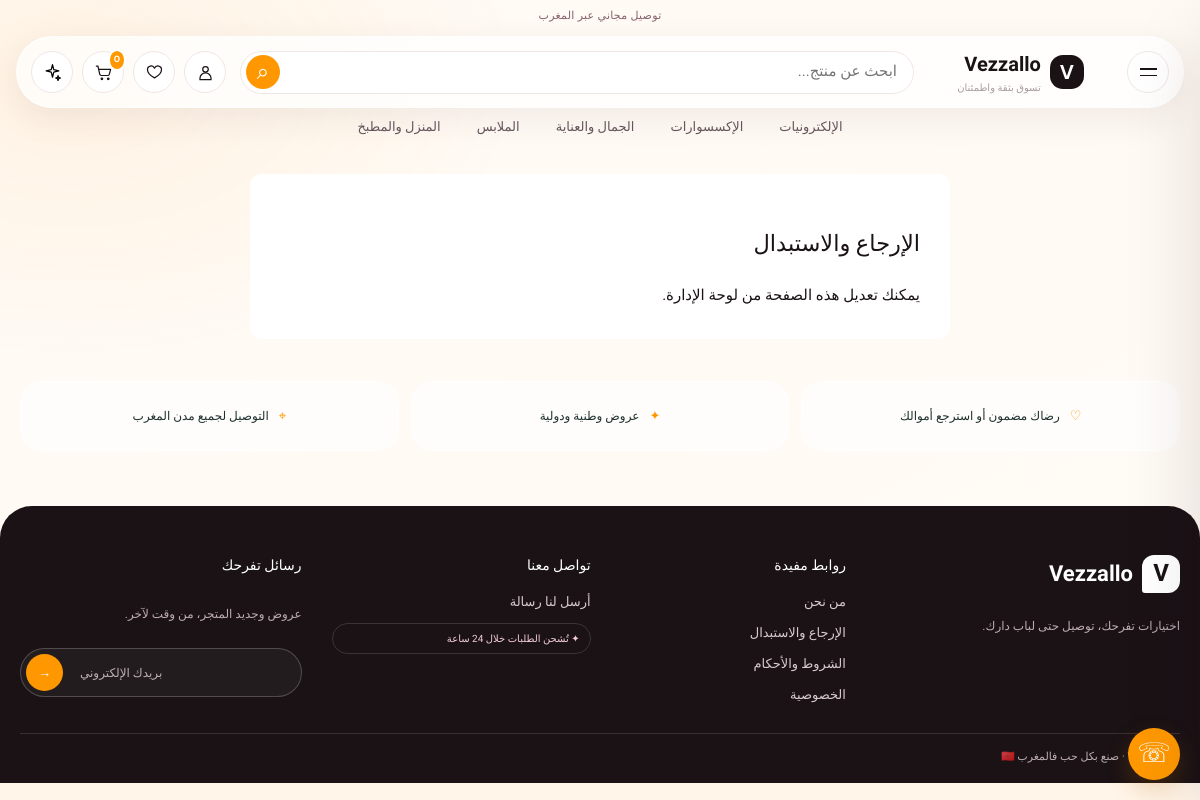
The app's page /p/returns with its own data.
### app.py (models this page shows)
class StoreSetting(db.Model):
    key = db.Column(db.String(100), primary_key=True)
    value = db.Column(db.Text, default="")

class Category(db.Model):
    id = db.Column(db.Integer, primary_key=True)
    name = db.Column(db.String(80), unique=True, nullable=False)
    slug = db.Column(db.String(100), unique=True, nullable=False, default="")
    name_ar = db.Column(db.String(120), nullable=False)
    name_fr = db.Column(db.String(120), default="")
    icon = db.Column(db.String(24), default="✦")
    image_url = db.Column(db.String(500), default="/static/placeholder.png")
    sort_order = db.Column(db.Integer, default=0)
    products = db.relationship("Product", backref="category", lazy=True)

class StorePage(db.Model):
    slug = db.Column(db.String(80), primary_key=True)
    title = db.Column(db.String(180), nullable=False)
    body = db.Column(db.Text, default="")

### app.py (the view)
@app.get("/p/<slug>")
def page(slug):
    page_data = db.session.get(StorePage, slug)
    if not page_data:
        abort(404)
    return render_template("page.html", page_data=page_data)

### app.py (called while the page is built, shortened)
def setting(key, default=""):
    item = db.session.get(StoreSetting, key)
    return item.value if item else default

def theme_color(key, default):
    value = setting(key, default)
    return value if re.fullmatch(r"#[0-9a-fA-F]{6}", value) else default

def get_cart_items():
    data = session.get("cart", {})
    try:
        ids = [int(key) for key in data]
    except (TypeError, ValueError):
        ids = []
    products = Product.query.filter(Product.id.in_(ids), Product.is_active.is_(True)).all() if ids else []
    lookup = {product.id: product for product in products}
    items = []
    return items

def translate(key):
    arabic, french = TRANSLATIONS.get(key, (key, key))
    return french if session.get("language") == "fr" else arabic

@app.before_request
def save_utm():
    for key in ("utm_source", "utm_medium", "utm_campaign", "utm_term", "utm_content"):
        if request.args.get(key):
            session.setdefault("utm", {})[key] = request.args[key]

### templates/page.html
{% extends "base.html" %}{% block title %}{{ page_data.title }} — {{ store_name }}{% endblock %}{% block content %}<article class="container content-page"><h1>{{ page_data.title }}</h1><div>{{ page_data.body|e|replace('\n','<br>')|safe }}</div></article>{% endblock %}

### templates/base.html (shortened to what this page needs)
<!doctype html>
<html lang="{{ 'ar' if request.endpoint and request.endpoint.startswith('admin') else language }}" dir="{{ 'rtl' if language == 'ar' or (request.endpoint and request.endpoint.startswith('admin')) else 'ltr' }}">
<head>
  <link rel="stylesheet" href="{{ url_for('static', filename='style.css') }}">
  <link rel="stylesheet" href="{{ url_for('static', filename='marketplace.css') }}">
  <link rel="stylesheet" href="{{ url_for('static', filename='premium.css') }}">
</head>
<body style="--store-primary: {{ theme_primary }}; --teal: {{ theme_primary }}; --teal-dark: color-mix(in srgb, {{ theme_primary }} 84%, black); --premium-accent: {{ theme_accent }}; --premium-paper: {{ theme_background }}; --premium-accent-soft: color-mix(in srgb, {{ theme_accent }} 14%, white)">
  <div class="announcement">{{ store_setting('announcement_fr', 'Livraison gratuite partout au Maroc') if language == 'fr' else store_setting('announcement', 'توصيل مجاني إلى جميع أنحاء المغرب') }}</div>
  <header class="premium-header">
    <div class="premium-header-inner">
      <button class="mobile-menu-toggle" id="menu-toggle" type="button" aria-label="{{ 'Ouvrir le menu' if language == 'fr' else 'فتح القائمة' }}" aria-expanded="false" aria-controls="nav-bar">
        <span></span><span></span>
      </button>
      <a class="brand premium-brand" href="{{ url_for('index') }}">
        {% if store_setting('logo_url') %}<img class="brand-logo" src="{{ store_setting('logo_url') }}" alt="{{ store_name }}">{% else %}<span class="brand-mark">V</span>{% endif %}
        <span>{{ store_name }}<small>{{ 'Achetez en toute confiance' if language == 'fr' else 'تسوق بثقة واطمئنان' }}</small></span>
      </a>
      <form class="header-search" action="{{ url_for('index') }}" data-search-form>
        <input id="header-search-input" name="q" type="search" autocomplete="off" placeholder="{{ 'Rechercher un produit...' if language == 'fr' else 'ابحث عن منتج...' }}" value="{{ search|default('') }}">
        <button type="submit" aria-label="{{ t('search') }}">⌕</button>
      </form>
      <div class="header-actions premium-actions">
        <a class="icon-button header-account-link" href="{{ url_for('account') if current_user.is_authenticated else url_for('account_login') }}" aria-label="{{ t('account') }}">
          <svg viewBox="0 0 24 24" aria-hidden="true"><circle cx="12" cy="8" r="3.5"/><path d="M5 21v-1.5a7 7 0 0 1 14 0V21Z"/></svg>
        </a>
        <a class="icon-button header-wishlist-link" href="{{ (url_for('account') ~ '#wishlist') if current_user.is_authenticated else url_for('account_login') }}" aria-label="{{ 'Favoris' if language == 'fr' else 'المفضلة' }}">
          <svg viewBox="0 0 24 24" aria-hidden="true"><path d="M20.8 8.8c0 5.2-8.8 10-8.8 10s-8.8-4.8-8.8-10A4.6 4.6 0 0 1 12 6.5a4.6 4.6 0 0 1 8.8 2.3Z"/></svg>
        </a>
        <a class="icon-button" href="{{ url_for('cart') }}" aria-label="{{ t('cart') }}">
          <svg viewBox="0 0 24 24" aria-hidden="true"><path d="M3 4h2l2.2 10.2a2 2 0 0 0 2 1.6h8.2a2 2 0 0 0 1.9-1.4L21 8H6"/><circle cx="10" cy="20" r="1"/><circle cx="18" cy="20" r="1"/></svg>
          <b class="cart-badge">{{ cart_count }}</b>
        </a>
        <button class="icon-button menu-trigger" id="search-toggle" type="button" aria-label="{{ t('search') }}">
          <svg viewBox="0 0 24 24" aria-hidden="true"><path d="m12 2 1.6 6.4L20 10l-6.4 1.6L12 18l-1.6-6.4L4 10l6.4-1.6L12 2Z"/><path d="m19 16 .8 2.2L22 19l-2.2.8L19 22l-.8-2.2L16 19l2.2-.8L19 16Z"/></svg>
        </button>
      </div>
    </div>
    <nav class="desktop-category-nav" aria-label="{{ 'Catégories' if language == 'fr' else 'التصنيفات' }}">
      {% for item in categories %}
      <a href="{{ url_for('index', category=item.slug) }}">{{ item.name_fr if language == 'fr' else {'beauty': 'الجمال والعناية', 'home': 'المنزل والمطبخ'}.get(item.slug, item.name_ar) }}</a>
      {% endfor %}
    </nav>
  </header>
  <main>{% block content %}{% endblock %}</main>
  {% if not request.endpoint or request.endpoint not in ['admin_dashboard', 'admin_settings', 'admin_coupons', 'admin_content', 'admin_customers', 'admin_messages', 'admin_login'] %}
  <section class="trust-row container premium-trust"><div><span>♡</span><b>{{ t('trust_refund') }}</b></div><div><span>✦</span><b>{{ t('trust_offers') }}</b></div><div><span>⌖</span><b>{{ t('trust_delivery') }}</b></div></section>
  {% endif %}
  <footer class="site-footer premium-footer">
    <div class="container footer-grid">
      <div class="footer-intro"><a class="brand footer-brand" href="{{ url_for('index') }}">{% if store_setting('logo_url') %}<img class="brand-logo" src="{{ store_setting('logo_url') }}" alt="{{ store_name }}">{% else %}<span class="brand-mark">V</span>{% endif %}<span>{{ store_name }}</span></a><p>{{ 'Des trouvailles choisies avec soin, livrées chez vous.' if language == 'fr' else 'اختيارات تفرحك، توصيل حتى لباب دارك.' }}</p></div>
      <div><b>{{ 'Liens utiles' if language == 'fr' else 'روابط مفيدة' }}</b><a href="{{ url_for('page', slug='about') }}">{{ 'À propos' if language == 'fr' else 'من نحن' }}</a><a href="{{ url_for('page', slug='returns') }}">{{ 'Retours' if language == 'fr' else 'الإرجاع والاستبدال' }}</a><a href="{{ url_for('page', slug='terms') }}">{{ 'Conditions' if language == 'fr' else 'الشروط والأحكام' }}</a><a href="{{ url_for('page', slug='privacy') }}">{{ 'Confidentialité' if language == 'fr' else 'الخصوصية' }}</a></div>
      <div><b>{{ 'Nous contacter' if language == 'fr' else 'تواصل معنا' }}</b><a href="{{ url_for('contact') }}">{{ 'Formulaire de contact' if language == 'fr' else 'أرسل لنا رسالة' }}</a><span class="dispatch-badge">✦ {{ 'Commandes expédiées sous 24h' if language == 'fr' else 'تُشحن الطلبات خلال 24 ساعة' }}</span></div>
      <div class="newsletter"><b>{{ 'La petite lettre' if language == 'fr' else 'رسائل تفرحك' }}</b><p>{{ 'Nouveautés et offres, de temps en temps.' if language == 'fr' else 'عروض وجديد المتجر، من وقت لآخر.' }}</p><form class="newsletter-form" data-email="{{ store_setting('email') }}" data-not-configured="{{ 'Inscription newsletter indisponible pour le moment.' if language == 'fr' else 'الاشتراك غير متاح حالياً، تواصل معنا عبر واتساب.' }}"><label class="sr-only" for="newsletter-email">{{ 'Votre e-mail' if language == 'fr' else 'بريدك الإلكتروني' }}</label><input id="newsletter-email" type="email" placeholder="{{ 'Votre e-mail' if language == 'fr' else 'بريدك الإلكتروني' }}" required><button type="submit" aria-label="{{ 'S’inscrire' if language == 'fr' else 'اشتراك' }}">→</button></form><small class="newsletter-status" aria-live="polite"></small></div>
    </div>
    <div class="container footer-bottom">© {{ store_name }} · {{ 'Fait avec soin au Maroc' if language == 'fr' else 'صنع بكل حب فالمغرب 🇲🇦' }}</div>
  </footer>
  <a class="whatsapp-float" href="https://wa.me/{{ whatsapp|replace('+','')|replace(' ','') }}" target="_blank" rel="noopener" aria-label="{{ 'WhatsApp' if language == 'fr' else 'تواصل عبر واتساب' }}">☏</a>
</body></html>

### static/style.css (style rules this page uses)
:root { --teal:#087c70;--teal-dark:#064d47;--ink:#1d302e;--muted:#70817e;--line:#e2eae7;--paper:#f5f8f7;--white:#fff;--green:#15834d;font-family:Arial,"Tajawal",sans-serif;color:var(--ink);background:var(--paper);font-synthesis:none }
* { box-sizing:border-box }
body { margin:0;min-width:320px;background:var(--paper);font-size:15px }
a { color:inherit;text-decoration:none }
button,input,select,textarea { font:inherit }
button,a { -webkit-tap-highlight-color:transparent }
.container { width:min(1200px,calc(100% - 36px));margin-inline:auto }
.announcement { min-height:30px;background:var(--teal-dark);color:#fff;text-align:center;padding:7px 12px;font-size:12px }
.brand { display:flex;align-items:center;gap:9px;font-size:22px;font-weight:800;white-space:nowrap }
.brand-mark { height:38px;width:38px;display:grid;place-items:center;border-radius:12px 12px 12px 3px;background:#fff;color:var(--teal);font-size:24px }
.brand small { display:block;font-size:9px;opacity:.75 }
.header-actions { display:flex;align-items:center;gap:18px;font-size:20px }
.header-actions a { position:relative }
.cart-badge { position:absolute;top:-10px;right:-10px;background:#efb647;color:#173c36;border-radius:50%;font-size:11px;min-width:18px;text-align:center;padding:2px }
.mobile-menu-toggle { display:none;background:none;color:white;border:0;font-size:22px }
.trust-row { display:grid;grid-template-columns:repeat(3,1fr);gap:12px;margin-top:36px;margin-bottom:30px }
.trust-row>div { background:white;border-radius:8px;padding:17px;display:flex;gap:10px;align-items:center;color:var(--teal);font-size:18px }
.trust-row b { color:var(--ink);font-size:13px }
.site-footer { background:#103b36;color:#e6f1ee;padding:34px 0 15px;margin-top:32px }
.footer-grid { display:grid;grid-template-columns:2fr 1fr 1fr 1fr;gap:25px }
.footer-grid>div { display:grid;align-content:start;gap:10px;font-size:13px }
.footer-grid p { color:#b5cbc5 }
.footer-brand { color:white }
.footer-bottom { border-top:1px solid #ffffff26;margin-top:25px;padding-top:14px;font-size:11px;color:#a9c0ba }
.whatsapp-float { position:fixed;z-index:12;bottom:20px;right:20px;width:52px;height:52px;display:grid;place-items:center;border-radius:50%;background:#1ebc63;color:white;font-size:27px;box-shadow:0 5px 18px #0003 }
.success-page,.account-card,.content-page { max-width:700px;margin:35px auto;background:white;padding:30px;border-radius:12px }
.content-page { line-height:1.8 }

### records on screen
StoreSetting: value "توصيل مجاني عبر المغرب"
StoreSetting: value "Vezzallo"
Category: slug+name_ar "الإلكترونيات"
Category: slug+name_ar "الإكسسوارات"
Category: slug+name_ar "الجمال والعناية"
Category: slug+name_ar "الملابس"
Category: slug+name_ar "المنزل والمطبخ"
StorePage: title "الإرجاع والاستبدال", body "يمكنك تعديل هذه الصفحة من لوحة الإدارة."

### other values on screen
{{ cart_count }} "0"
{{ t('trust_refund') }} "رضاك مضمون أو استرجع أموالك"
{{ t('trust_offers') }} "عروض وطنية ودولية"
{{ t('trust_delivery') }} "التوصيل لجميع مدن المغرب"
{{ 'Liens utiles' if language == 'fr' else 'روابط مفيدة' }} "روابط مفيدة"
{{ 'À propos' if language == 'fr' else 'من نحن' }} "من نحن"
{{ 'Conditions' if language == 'fr' else 'الشروط والأحكام' }} "الشروط والأحكام"
{{ 'Confidentialité' if language == 'fr' else 'الخصوصية' }} "الخصوصية"
{{ 'Nous contacter' if language == 'fr' else 'تواصل معنا' }} "تواصل معنا"
{{ 'Formulaire de contact' if language == 'fr' else 'أرسل لنا رسالة' }} "أرسل لنا رسالة"
{{ 'La petite lettre' if language == 'fr' else 'رسائل تفرحك' }} "رسائل تفرحك"
